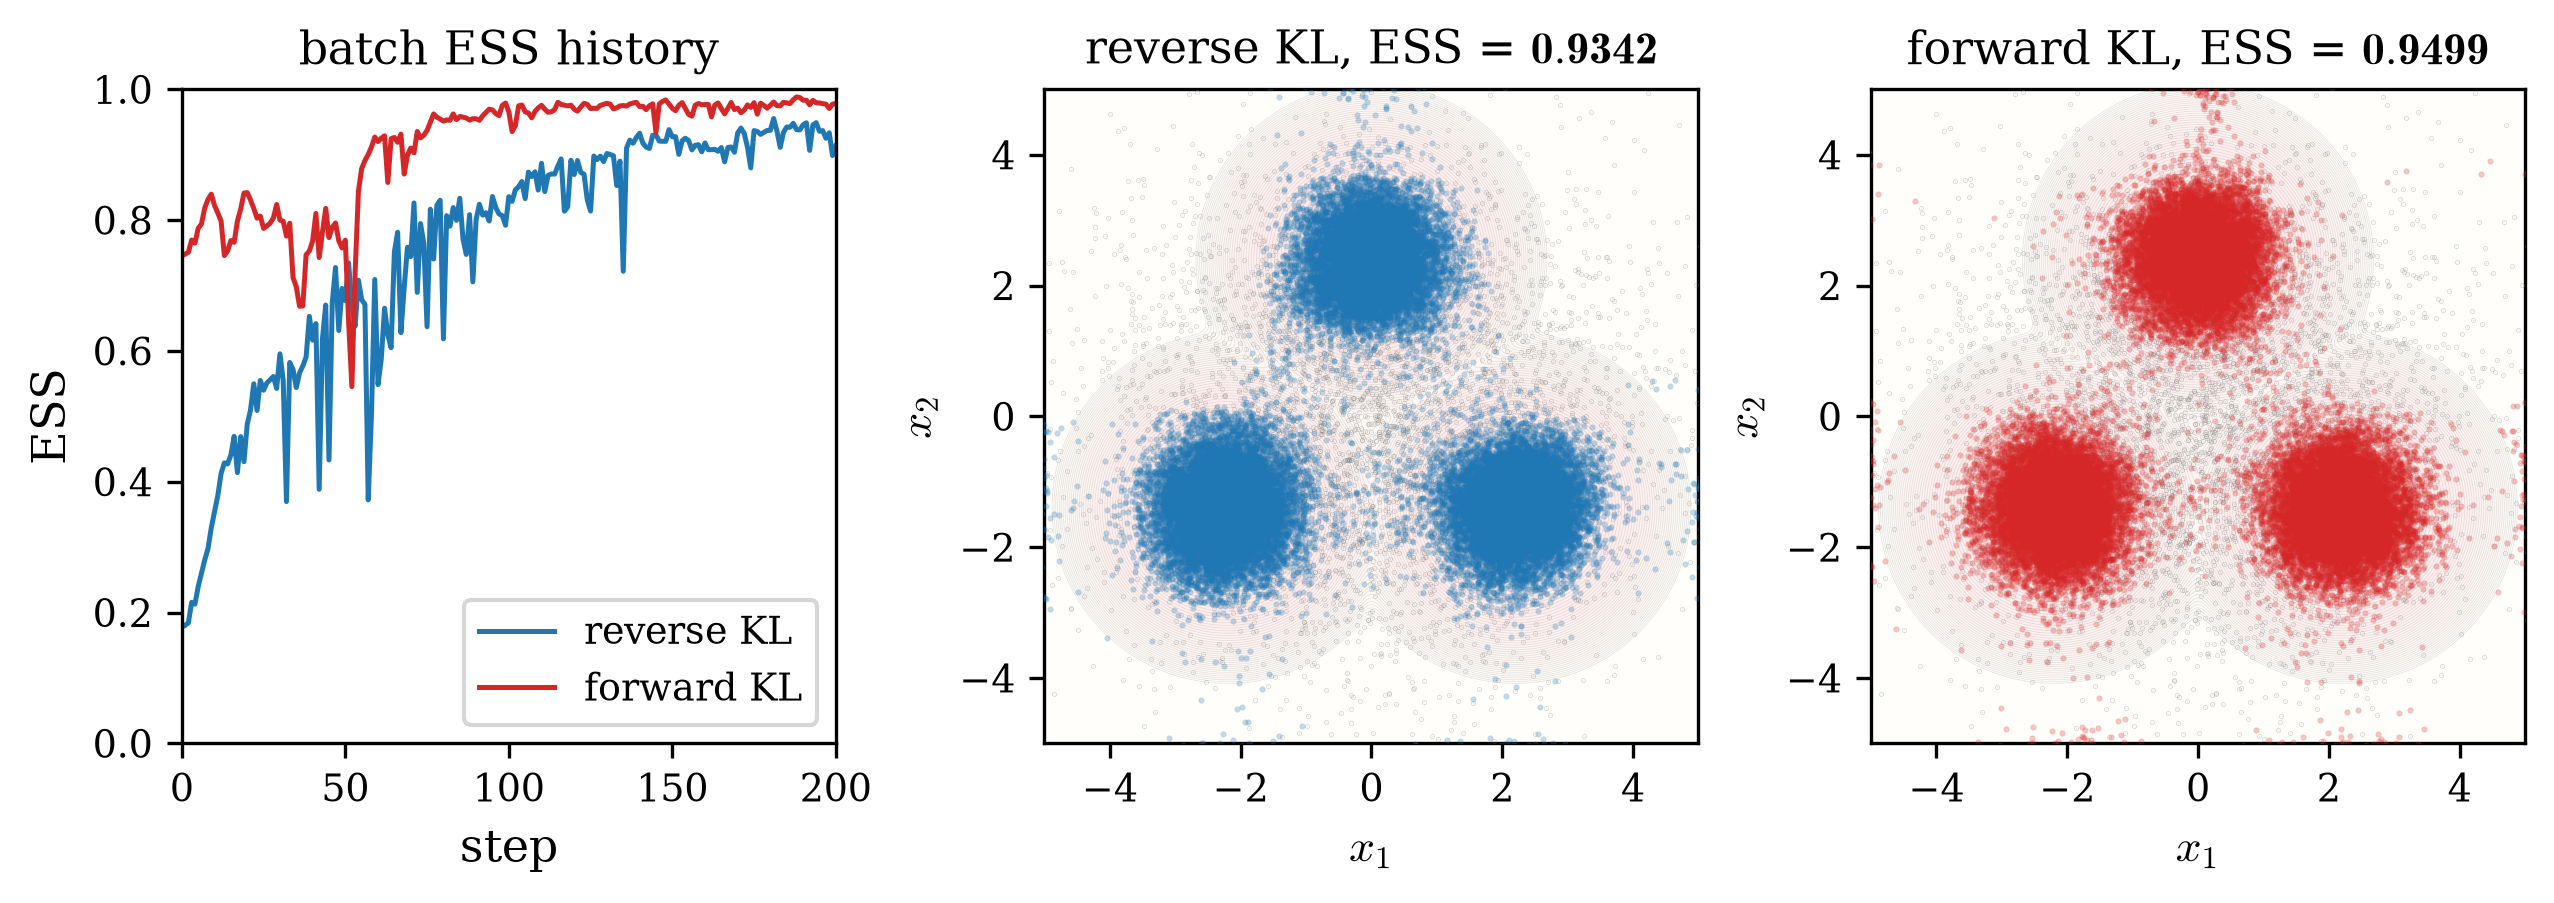

The script that saved this image:
"""2D single-stage flow training — reverse KL vs forward KL.

Trains one NSF on a simple 2D potential with each objective, neither of
which touches the inverse map during training (each transform is
differentiated in its native direction only):

    reverse KL (type='F') : the flow acts as F (source -> target);
                            `train_reverse_KL` draws an N_BATCH subset of
                            the fixed source set every Adam step and
                            freshens it with Langevin rejuvenation at the
                            source.
    forward KL (type='G') : the flow acts as G (target -> source);
                            `train_forward_KL` manufactures its target
                            batch every Adam step by single-rung AIS
                            through the CURRENT flow (pushforward ->
                            reweight -> resample -> Langevin rejuvenation
                            at the target).

X-regularization conventions: one fixed set of N_VALID source samples
serves training and evaluation — the packed trainers regenerate their
N_BATCH training data inside every Adam step, so no frozen batch is ever
reused; the final ESS is computed on the full N_VALID set through the
flow importance weights.

Run from the repo root:  ~/.envs/jax/bin/python -m example.2D_single
"""

import os
import time
from pathlib import Path

os.environ.setdefault("XLA_PYTHON_CLIENT_PREALLOCATE", "false")

import jax
import jax.numpy as jnp
import matplotlib

matplotlib.use("Agg")
import matplotlib.pyplot as plt
import numpy as np
from matplotlib.colors import LinearSegmentedColormap

plt.rcParams.update({
    "font.size": 10, "axes.labelsize": 11, "axes.titlesize": 11,
    "legend.fontsize": 9, "xtick.labelsize": 9, "ytick.labelsize": 9,
    "mathtext.fontset": "cm", "font.family": "serif",
})

from jflows.flow import NSF
from jflows.potential import Nlog_Gaussian, Nlog_Gaussian_Mixture
from jflows.train import Monitor, train_forward_KL, train_reverse_KL
from jflows.utils import compute_ESS, importance_weights

HERE = Path(__file__).resolve().parent
LOG = HERE / "2D_single.log"

# boundary of the domain
SIGMA = 2.0            # standard deviation of the isotropic Gaussian source mu_0
PLT_LIM = 5.0          # half-width of the plot window; axes span [-PLT_LIM, +PLT_LIM]
NSF_LIM = 5.0          # half-width of the NSF spline domain; the flow acts on [-NSF_LIM, +NSF_LIM]^2

# NSF flow architecture
BINS: int = 16                      # number of rational-quadratic spline bins per transform
TRANSFORMS: int = 4                 # number of autoregressive transforms stacked in the flow
HIDDEN_FEATURES = (64, 64)          # widths of the hidden layers in each conditioner MLP

# training parameters
N_VALID: int = 40000   # the fixed source set (training pool + final ESS evaluation)
N_BATCH: int = 2000    # batch drawn from the fixed set per Adam step
STEPS: int = 200       # Adam steps (one compiled call per method)
LR: float = 1e-3       # Adam learning rate
MONITOR_EVERY: int = 10  # print loss + batch ESS every MONITOR_EVERY steps

# Langevin rejuvenation (reverse KL batches + the single-rung AIS)
LADDER: int = 1        # one reweight + resample + rejuvenation hop
MC_STEP: float = 1e-3  # Langevin rejuvenation step size
MC_ITERS: int = 100    # Langevin rejuvenation steps per batch / AIS call


def log(msg: str) -> None:
    line = f"[{time.strftime('%H:%M:%S')}] {msg}"
    print(line, flush=True)
    with open(LOG, "a") as fh:
        fh.write(line + "\n")


# source: Gaussian U0
u0 = Nlog_Gaussian(mean=[0.0, 0.0], variance=[SIGMA**2, SIGMA**2])

# target: three-mode Gaussian mixture placed like the Julia three-dot sign
# (one mode on top, two below, forming an upward triangle)
u1 = Nlog_Gaussian_Mixture(
    weights=[1.0, 1.0, 1.0],
    mean=[[0.0, 2.4], [-2.2, -1.4], [2.2, -1.4]],
    variance=[[0.3, 0.3], [0.3, 0.3], [0.3, 0.3]],
)


def new_flow(key):
    flow = NSF(key, a=[-NSF_LIM, -NSF_LIM], b=[+NSF_LIM, +NSF_LIM], bins=BINS,
               transforms=TRANSFORMS, hidden_features=HIDDEN_FEATURES)
    return flow.zeros()


def main() -> None:
    log(f"START 2D_single | jax {jax.__version__} | backend {jax.default_backend()} | "
        f"N_VALID={N_VALID} N_BATCH={N_BATCH} STEPS={STEPS} LR={LR} "
        f"MC={MC_STEP}x{MC_ITERS}")
    x_valid = u0.samples(jax.random.key(2), N_VALID)  # the fixed N_VALID source set

    log("[reverse KL] training (packed single stage) ...")
    flow_F, hist_F = train_reverse_KL(x_valid, u0, u1, new_flow(jax.random.key(0)),
                                      type="F", n_batch=N_BATCH, steps=STEPS, lr=LR,
                                      mc_step=MC_STEP, mc_iters=MC_ITERS,
                                      monitor=Monitor(MONITOR_EVERY, "[reverse KL] ", log))
    log(f"[reverse KL] {STEPS} steps done   batch ESS "
        f"{float(hist_F[0]):.3f} -> {float(hist_F[STEPS // 2]):.3f} -> {float(hist_F[-1]):.3f}")

    log("[forward KL] training (packed single stage) ...")
    flow_G, hist_G = train_forward_KL(x_valid, u0, u1, new_flow(jax.random.key(1)),
                                      type="G", n_batch=N_BATCH, steps=STEPS, lr=LR,
                                      ladder=LADDER, mc_step=MC_STEP, mc_iters=MC_ITERS,
                                      monitor=Monitor(MONITOR_EVERY, "[forward KL] ", log))
    log(f"[forward KL] {STEPS} steps done   batch ESS "
        f"{float(hist_G[0]):.3f} -> {float(hist_G[STEPS // 2]):.3f} -> {float(hist_G[-1]):.3f}")

    # final ESS on the full fixed set
    ess_F = float(compute_ESS(importance_weights(x_valid, u0, u1, flow_F, type="F")))
    ess_G = float(compute_ESS(importance_weights(x_valid, u0, u1, flow_G, type="G")))
    log(f"[reverse KL] final ESS = {ess_F:.4f}   (N_VALID = {N_VALID})")
    log(f"[forward KL] final ESS = {ess_G:.4f}   (N_VALID = {N_VALID})")

    # figure: ESS history, then the two pushforward panels
    n = 300
    g = jnp.linspace(-PLT_LIM, PLT_LIM, n)
    X1, X2 = jnp.meshgrid(g, g, indexing="xy")
    U_np = np.asarray(u1(jnp.stack([X1.ravel(), X2.ravel()], axis=-1)).reshape(n, n))
    levels = np.linspace(U_np.min(), U_np.min() + 12.0, 50)
    cmap = LinearSegmentedColormap.from_list("light_yellow_red", ["#fffefa", "#ffe5e5"])

    y_F = flow_F(x_valid)              # F pushes source samples forward
    y_G = flow_G.inv(x_valid)          # G's inverse pushes source samples forward
    prior = np.asarray(u0.samples(jax.random.key(3), 5000))  # source Gaussian, visual context

    fig, axes = plt.subplots(1, 3, figsize=(8.4, 3.0), constrained_layout=True)

    steps_axis = np.arange(1, STEPS + 1)
    axes[0].plot(steps_axis, np.asarray(hist_F), color="#1F77B4", lw=1.2, label="reverse KL")
    axes[0].plot(steps_axis, np.asarray(hist_G), color="#D62728", lw=1.2, label="forward KL")
    axes[0].set_xlabel("step")
    axes[0].set_ylabel("ESS")
    axes[0].set_xlim(0, STEPS)
    axes[0].set_ylim(0.0, 1.0)
    axes[0].set_title("batch ESS history")
    axes[0].legend(loc="lower right")
    axes[0].set_box_aspect(1.0)

    for ax, y, color, name, ess in (
        (axes[1], y_F, "#1F77B4A0", "reverse KL", ess_F),
        (axes[2], y_G, "#D62728A0", "forward KL", ess_G),
    ):
        ax.contourf(np.asarray(X1), np.asarray(X2), U_np, levels=levels,
                    cmap=cmap.reversed(), extend="max")
        ax.contour(np.asarray(X1), np.asarray(X2), U_np, levels=levels,
                   colors="gray", linewidths=0.2, alpha=0.2)
        ax.scatter(prior[:, 0], prior[:, 1], s=0.04, alpha=0.3, color="gray", zorder=5)
        ax.scatter(np.asarray(y[:, 0]), np.asarray(y[:, 1]), s=0.2, alpha=0.3,
                   color=color, zorder=10, rasterized=True)
        ax.set_title(f"{name}, ESS = $\\mathbf{{{ess:.4f}}}$")
        ax.set_xlim(-PLT_LIM, PLT_LIM)
        ax.set_ylim(-PLT_LIM, PLT_LIM)
        ax.set_aspect("equal")
        ax.set_xlabel(r"$x_1$")
        ax.set_ylabel(r"$x_2$")
    png = HERE / "2D_single.png"
    fig.savefig(png, dpi=300, bbox_inches="tight")
    plt.close(fig)
    log(f"DONE — figure at {png}")


if __name__ == "__main__":
    main()
